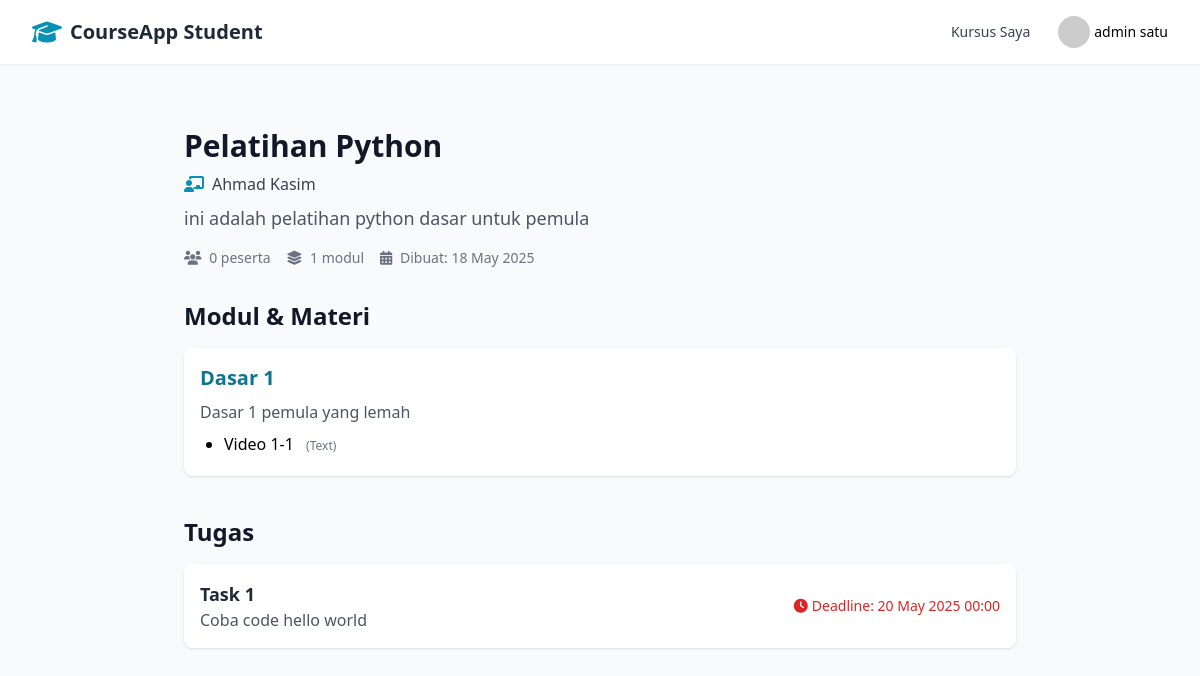
The app's page /courses/1/ (signed in), older data.
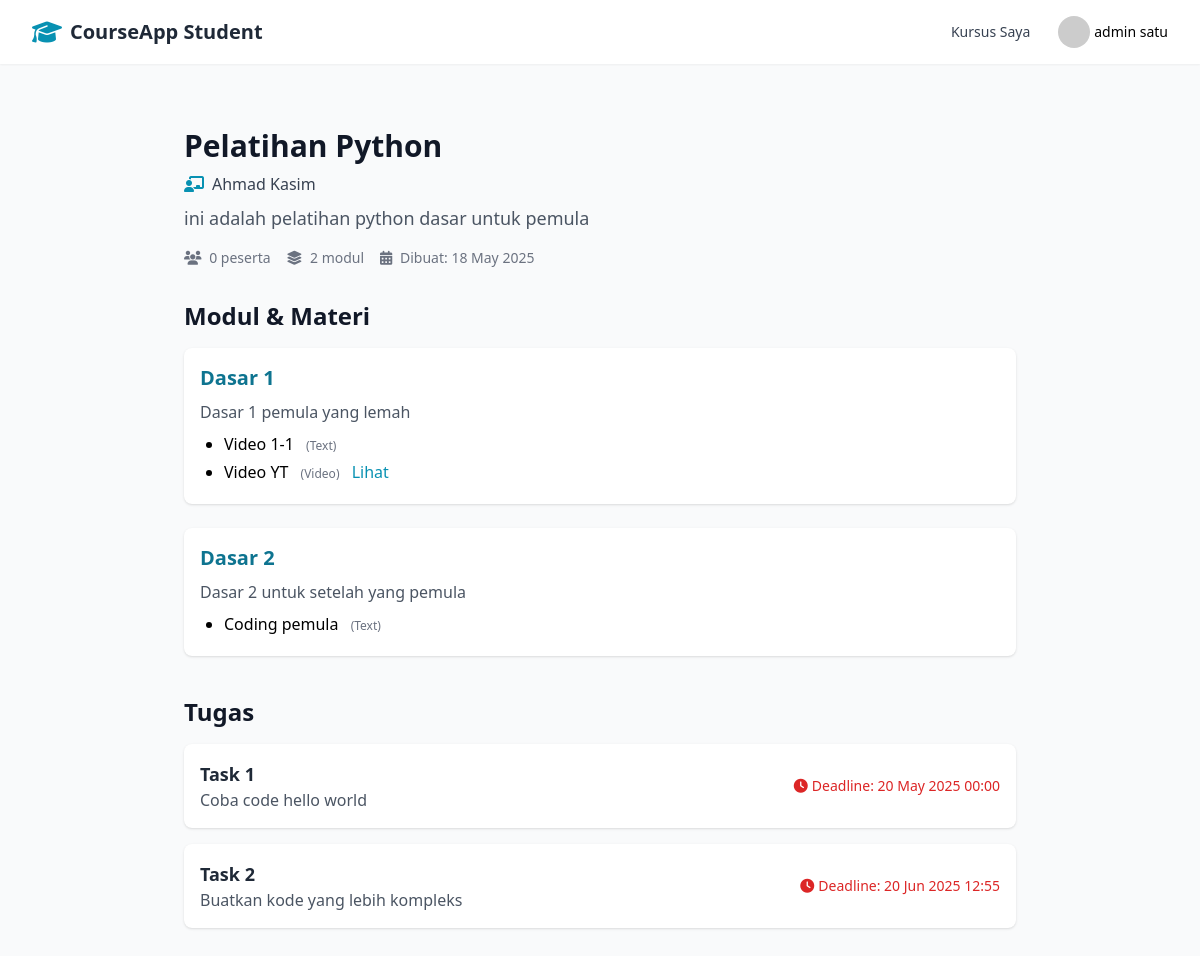
The same page, newer data.
### accounts/models.py (models this page shows, shortened)
class User(AbstractUser):
    email = models.EmailField(_('email address'), unique=True)
    role = models.CharField(
        max_length=10,
        choices=UserRole.choices,
        default=UserRole.STUDENT,
    )
    USERNAME_FIELD = 'email'
    REQUIRED_FIELDS = ['username', 'first_name', 'last_name']

### courses/models.py (models this page shows, shortened)
class Course(models.Model):
    title = models.CharField(max_length=255)
    description = models.TextField()
    instructor = models.ForeignKey(
        settings.AUTH_USER_MODEL,
        on_delete=models.CASCADE,
        related_name='courses_teaching'
    )
    students = models.ManyToManyField(
        settings.AUTH_USER_MODEL,
        related_name='courses_enrolled',
        blank=True
    )
    thumbnail = models.ImageField(upload_to='course_thumbnails/', null=True, blank=True)
    status = models.CharField(
        max_length=10,
        choices=CourseStatus.choices,
        default=CourseStatus.DRAFT
    )
    price = models.DecimalField(max_digits=10, decimal_places=2, default=0.00)
    created_at = models.DateTimeField(auto_now_add=True)
    updated_at = models.DateTimeField(auto_now=True)
    @property
    def student_count(self):
        return self.students.count()
    @property
    def module_count(self):
        return self.modules.count()

class Module(models.Model):
    course = models.ForeignKey(Course, on_delete=models.CASCADE, related_name='modules')
    title = models.CharField(max_length=255)
    description = models.TextField(blank=True)
    order = models.PositiveIntegerField(default=1)
    created_at = models.DateTimeField(auto_now_add=True)
    updated_at = models.DateTimeField(auto_now=True)
    class Meta:
        ordering = ['order']

class Material(models.Model):
    module = models.ForeignKey(Module, on_delete=models.CASCADE, related_name='materials')
    title = models.CharField(max_length=255)
    description = models.TextField(blank=True)
    type = models.CharField(
        max_length=10,
        choices=MaterialType.choices,
        default=MaterialType.TEXT
    )
    content = models.TextField(blank=True)  # For TEXT type
    file = models.FileField(upload_to='course_materials/', null=True, blank=True)  # For PDF/VIDEO
    url = models.URLField(blank=True)  # For external resources
    order = models.PositiveIntegerField(default=1)
    created_at = models.DateTimeField(auto_now_add=True)
    updated_at = models.DateTimeField(auto_now=True)
    class Meta:
        ordering = ['order']

class Task(models.Model):
    course = models.ForeignKey(Course, on_delete=models.CASCADE, related_name='tasks')
    title = models.CharField(max_length=255)
    description = models.TextField()
    due_date = models.DateTimeField(null=True, blank=True)
    points = models.PositiveIntegerField(default=100)
    created_at = models.DateTimeField(auto_now_add=True)
    updated_at = models.DateTimeField(auto_now=True)

### courses/views.py (the view)
# urls.py: path('courses/<int:course_id>/', courses_views.course_detail, name='course_detail'),
@login_required
def course_detail(request, course_id):
    course = get_object_or_404(Course, pk=course_id)
    modules = course.modules.all()
    tasks = course.tasks.all()
    student_count = course.students.count()
    module_count = modules.count()
    return render(request, 'courses/course_detail.html', {
        'course': course,
        'modules': modules,
        'tasks': tasks,
        'student_count': student_count,
        'module_count': module_count,
    })

### templates/courses/course_detail.html (shortened to what this page needs)
<!DOCTYPE html>
<html lang="en">
<head>
    <script src="https://cdn.tailwindcss.com"></script>
    <link rel="stylesheet" href="https://cdnjs.cloudflare.com/ajax/libs/font-awesome/6.5.0/css/all.min.css">
</head>
<body class="bg-gray-50">
    <nav class="bg-white shadow-sm mb-8">
        <div class="max-w-7xl mx-auto px-4 sm:px-6 lg:px-8">
            <div class="flex justify-between h-16">
                <div class="flex items-center">
                    <i class="fas fa-graduation-cap text-2xl text-cyan-600 mr-2"></i>
                    <span class="text-xl font-bold text-gray-800">CourseApp Student</span>
                </div>
                <div class="flex items-center space-x-4">
                    <a href="{% url 'my_courses' %}" class="px-3 py-2 rounded-md text-sm font-medium text-gray-700 hover:text-cyan-600">Kursus Saya</a>
                    <div class="relative">
                        <button class="flex items-center space-x-1">
                            <img class="h-8 w-8 rounded-full" src="https://randomuser.me/api/portraits/men/44.jpg" alt="User profile">
                            <span class="text-sm font-medium">{{ request.user.get_full_name|default:request.user.username }}</span>
                        </button>
                    </div>
                </div>
            </div>
        </div>
    </nav>
    <div class="max-w-4xl mx-auto px-4 sm:px-6 lg:px-8 py-8">
        <div class="mb-8">
            <h1 class="text-3xl font-bold text-gray-900 mb-2">{{ course.title }}</h1>
            <div class="flex items-center mb-2">
                <i class="fas fa-chalkboard-teacher text-cyan-600 mr-2"></i>
                <span class="text-gray-700">{{ course.instructor.get_full_name }}</span>
            </div>
            <p class="text-lg text-gray-600 mb-4">{{ course.description }}</p>
            <div class="flex space-x-4 text-sm text-gray-500">
                <span><i class="fas fa-users mr-1"></i> {{ course.student_count }} peserta</span>
                <span><i class="fas fa-layer-group mr-1"></i> {{ course.module_count }} modul</span>
                <span><i class="fas fa-calendar-alt mr-1"></i> Dibuat: {{ course.created_at|date:"d M Y" }}</span>
            </div>
        </div>
        <div class="mb-10">
            <h2 class="text-2xl font-bold text-gray-900 mb-4">Modul & Materi</h2>
            {% if modules %}
                <div class="space-y-6">
                    {% for module in modules %}
                        <div class="bg-white rounded-lg shadow p-4">
                            <h3 class="text-xl font-semibold text-cyan-700 mb-2">{{ module.title }}</h3>
                            <p class="text-gray-600 mb-2">{{ module.description }}</p>
                            {% if module.materials.all %}
                                <ul class="list-disc ml-6">
                                    {% for material in module.materials.all %}
                                        <li class="mb-1">
                                            <span class="font-medium">{{ material.title }}</span>
                                            <span class="text-xs text-gray-500 ml-2">({{ material.get_type_display }})</span>
                                            {% if material.url %}
                                                <a href="{{ material.url }}" class="text-cyan-600 hover:underline ml-2" target="_blank">Lihat</a>
                                            {% elif material.file %}
                                                <a href="{{ material.file.url }}" class="text-cyan-600 hover:underline ml-2" target="_blank">Download</a>
                                            {% endif %}
                                        </li>
                                    {% endfor %}
                                </ul>
                            {% else %}
                                <p class="text-gray-400 text-sm">Belum ada materi.</p>
                            {% endif %}
                        </div>
                    {% endfor %}
                </div>
            {% else %}
                <p class="text-gray-500">Belum ada modul pada kursus ini.</p>
            {% endif %}
        </div>
        <div>
            <h2 class="text-2xl font-bold text-gray-900 mb-4">Tugas</h2>
            {% if tasks %}
                <ul class="space-y-4">
                    {% for task in tasks %}
                        <li class="bg-white rounded-lg shadow p-4">
                            <div class="flex justify-between items-center">
                                <div>
                                    <h4 class="text-lg font-semibold text-gray-800">{{ task.title }}</h4>
                                    <p class="text-gray-600">{{ task.description|truncatewords:20 }}</p>
                                </div>
                                {% if task.due_date %}
                                    <span class="text-sm text-red-600"><i class="fas fa-clock mr-1"></i>Deadline: {{ task.due_date|date:"d M Y H:i" }}</span>
                                {% endif %}
                            </div>
                        </li>
                    {% endfor %}
                </ul>
            {% else %}
                <p class="text-gray-500">Belum ada tugas pada kursus ini.</p>
            {% endif %}
        </div>
    </div>
</body>
</html>

Row changes from the older to the newer data that the page shows:
computed for Course "Pelatihan Python": module_count "1" → "2"
added Material: title "Video YT", type "Video", shown under Module "Dasar 1"
added Module: title "Dasar 2", description "Dasar 2 untuk setelah yang pemula"
added Material: title "Coding pemula", type "Text", shown under "Dasar 2"
added Task: title "Task 2", description "Buatkan kode yang lebih kompleks", due_date "20 Jun 2025 12:55"
